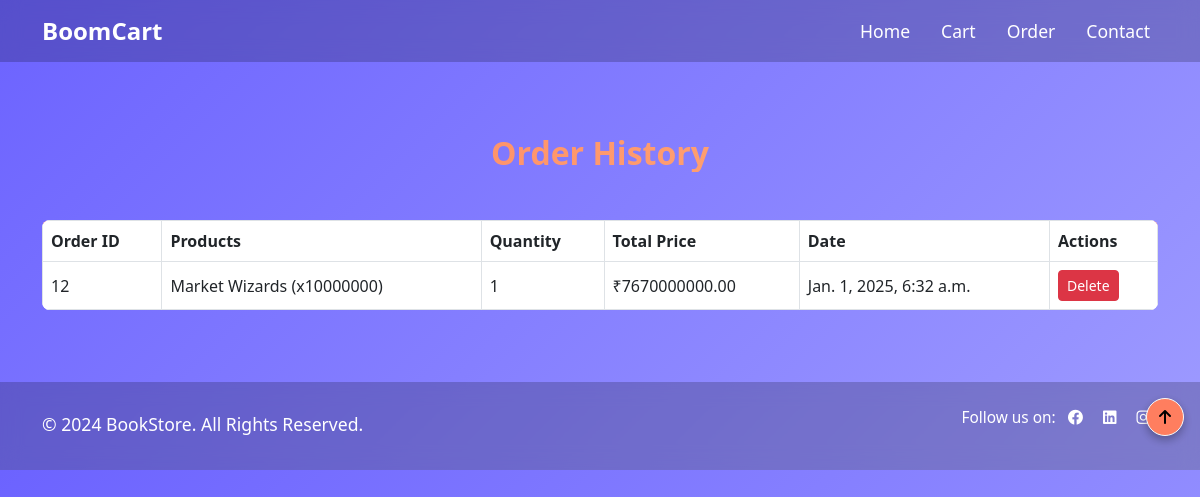
The page /orders/ (signed in) on the database as committed earlier.
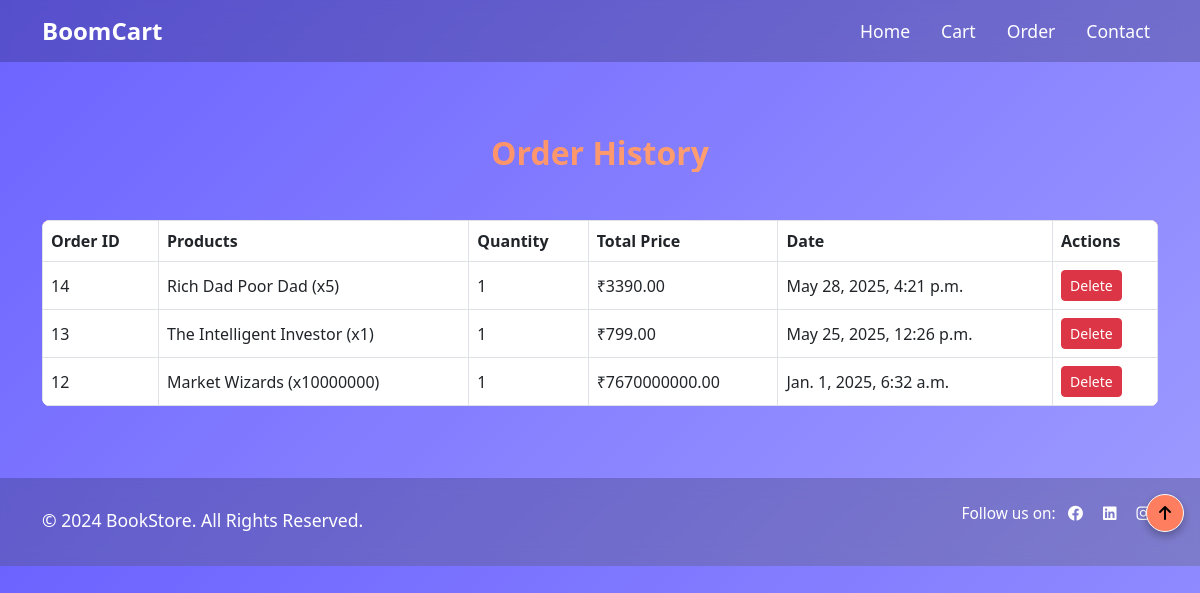
The same page on the database as committed later.
### home/models.py (models this page shows, shortened)
class Order(models.Model):
    user = models.ForeignKey(User, on_delete=models.CASCADE)
    created_at = models.DateTimeField(auto_now_add=True)
    def total_price(self):
        return sum(item.total_price() for item in self.order_items.all())

class OrderItem(models.Model):
    order = models.ForeignKey(Order, on_delete=models.CASCADE, related_name='order_items')
    product = models.ForeignKey(Product, on_delete=models.CASCADE)
    quantity = models.PositiveIntegerField()
    def total_price(self):
        return self.quantity * self.product.price

class Product(models.Model):
    name = models.CharField(max_length=255)
    author = models.CharField(max_length=255)
    price = models.DecimalField(max_digits=10, decimal_places=2)
    description = models.TextField()
    image = models.ImageField(upload_to='product_images/')
    stock = models.PositiveIntegerField()

### home/views.py (the view)
# urls.py: path('orders/', order_history, name='order_history'),
@login_required(login_url='/accounts/login/')
def order_history(request):
    orders = Order.objects.filter(user=request.user).order_by('-created_at')
    return render(request, 'order_history.html', {'orders': orders})

### home/templates/order_history.html (shortened to what this page needs)
{% extends "base.html" %}
{% block content %}
<div class="container my-5">
    <h2 class="text-center mb-5 fw-bold text-gradient">Order History</h2>
    <table class="table table-bordered table-hover">
        <thead class="bg-danger text-white">
            <tr>
                <th>Order ID</th>
                <th>Products</th>
                <th>Quantity</th>
                <th>Total Price</th>
                <th>Date</th>
                <th>Actions</th>
            </tr>
        </thead>
        <tbody>
            {% for order in orders %}
            <tr>
                <td class="align-middle">{{ order.id }}</td>
                <td class="align-middle">
                    {% for item in order.order_items.all %}
                        {{ item.product.name }} (x{{ item.quantity }})<br>
                    {% endfor %}
                </td>
                <td class="align-middle">{{ order.order_items.count }}</td>
                <td class="align-middle">₹{{ order.total_price }}</td>
                <td class="align-middle">{{ order.created_at }}</td>
                <td class="align-middle">
                    <form method="POST" action="{% url 'delete_order' order.id %}">
                        <button type="submit" class="btn btn-danger btn-sm">Delete</button>
                    </form>
                </td>
            </tr>
            {% endfor %}
        </tbody>
    </table>
</div>
{% endblock %}

### home/templates/base.html (shortened to what this page needs)
{% load static %}
<!DOCTYPE html>
<html lang="en">
<head>
  <link href="https://cdn.jsdelivr.net/npm/bootstrap@5.3.0/dist/css/bootstrap.min.css" rel="stylesheet"/>
  <link href="https://cdnjs.cloudflare.com/ajax/libs/font-awesome/6.4.0/css/all.min.css" rel="stylesheet"/>
  <link rel="stylesheet" href="{% static 'style.css' %}">
</head>
<body>
   <nav class="navbar navbar-expand-lg">
    <div class="container">
      <a class="navbar-brand" href="/">BoomCart</a>
      <div class="collapse navbar-collapse" id="navMenu">
        <ul class="navbar-nav ms-auto">
          <li class="nav-item"><a class="nav-link" href="/">Home</a></li>
          <li class="nav-item"><a class="nav-link" href="{% url 'cart' %}">Cart</a></li>
          <li class="nav-item"><a class="nav-link" href="{% url 'order_history' %}">Order</a></li>
          <li class="nav-item"><a class="nav-link" href="#">Contact</a></li>
        </ul>
      </div>
    </div>
  </nav>
    <main class="py-4">
        {% block content %}
        {% endblock %}
    </main>
    <footer class="navbar text-white text-center py-4 position-relative">
        <div class="container">
            <p class="mb-1">&copy; 2024 BookStore. All Rights Reserved.</p>
            <p class="small">Follow us on:
                <a href="https://www.facebook.com/rahullswami01" class="text-white mx-2"><i class="fab fa-facebook"></i></a>
                <a href="https://www.linkedin.com/in/rahullswami/" class="text-white mx-2"><i class="fab fa-linkedin"></i></a>
                <a href="https://www.instagram.com/rahullswami_/" class="text-white mx-2"><i class="fab fa-instagram"></i></a>
            </p>
        </div>
        <a href="#" class="btn btn-light position-absolute top-0 end-0 m-3 rounded-circle back-to-top">
            <i class="fas fa-arrow-up"></i>
        </a>
    </footer>
</body>
</html>

### home/static/style.css (style rules this page uses)
body { font-family: 'Arial', sans-serif; background-color: #f8f9fa; }
.navbar { font-size: 1.1rem; }
.nav-link { transition: color 0.3s ease-in-out; }
footer p a { color: inherit; transition: color 0.3s ease-in-out; }
.back-to-top { background-color: #ff7e5f; box-shadow: 0 4px 10px rgba(0, 0, 0, 0.3); transition: transform 0.3s ease-in-out, box-shadow 0.3s ease-in-out; }
.text-gradient { background: linear-gradient(to right, #ff7e5f, #feb47b); -webkit-background-clip: text; -webkit-text-fill-color: transparent; }
footer { background-color: #b92b27; color: white; }
.table { background-color: white; }
.table { background-color: #ffffff; border-radius: 8px; overflow: hidden; }
.btn-danger { transition: transform 0.3s ease-in-out, box-shadow 0.3s ease-in-out; }
body { background: #3e1e68; color: #fff; font-family: 'Segoe UI', sans-serif; overflow-x: hidden; margin: 0; height: auto; }
.navbar { background-color: rgba(0, 0, 0, 0.2); backdrop-filter: blur(10px); }
.navbar-brand { font-weight: bold; font-size: 1.5rem; color: #fff; }
.nav-link { color: #fff !important; font-weight: 500; margin-left: 15px; }
.container { animation: fadeIn 1s ease-in-out; }

### home/templates/base.html (style rules this page uses)
body { background: linear-gradient(135deg, #6C63FF, #9E9BFF); color: #fff; font-family: 'Segoe UI', sans-serif; overflow-x: hidden; }
.navbar { background-color: rgba(0, 0, 0, 0.2); backdrop-filter: blur(10px); }
.navbar-brand { font-weight: bold; font-size: 1.5rem; color: #fff; }
.nav-link { color: #fff !important; font-weight: 500; margin-left: 15px; }

Rows that differ between the two databases and show on the page:
added Order: id "14", order_items.count "1", total_price "3390.00", created_at "May 28, 2025, 4:21 p.m."
added OrderItem: product.name "Rich Dad Poor Dad", quantity "5", shown under "14"
added Order: id "13", order_items.count "1", total_price "799.00", created_at "May 25, 2025, 12:26 p.m."
added OrderItem: product.name "The Intelligent Investor", quantity "1", shown under "13"
